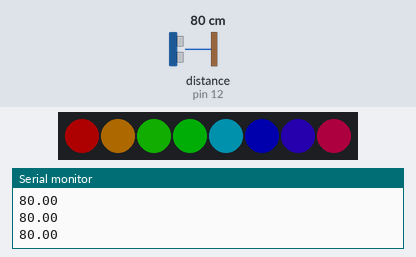
Recording of a sketch running on a simulated Arduino Uno, built with avr-gcc and run on an emulated ATmega328P. Shown: 8 RGB LEDs in strip order, left to right, the last lines printed to the serial monitor. The inputs (shaded band) are chosen by the test bench; at power-on: distance to the obstacle (sensor on pin 12) 80 cm. Dim RGB values are drawn brighter than linear.

Above: at 1.2 s.
1.3 s: distance to the obstacle (sensor on pin 12) set to 2 cm
At 2.2 s:
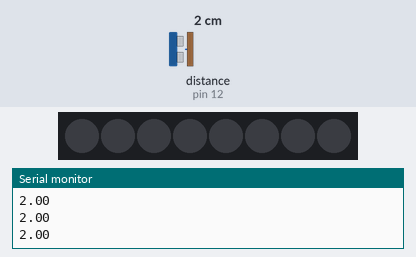
2.8 s: distance to the obstacle (sensor on pin 12) set to 8 cm
4.3 s: distance to the obstacle (sensor on pin 12) set to 11 cm
At 4.51 s:
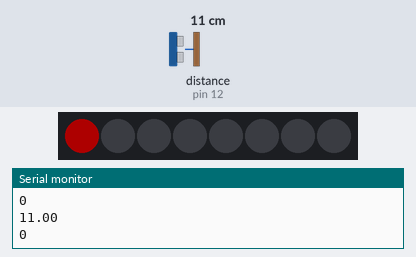
6.6 s: distance to the obstacle (sensor on pin 12) set to 18 cm
At 6.96 s:
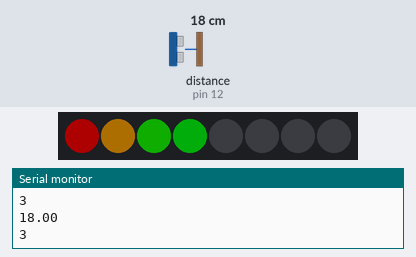
9.2 s: distance to the obstacle (sensor on pin 12) set to 35 cm
At 11.25 s:
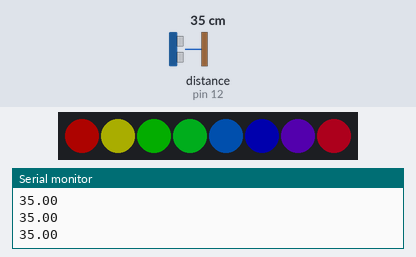
12.2 s: distance to the obstacle (sensor on pin 12) set to 27 cm
At 12.48 s:
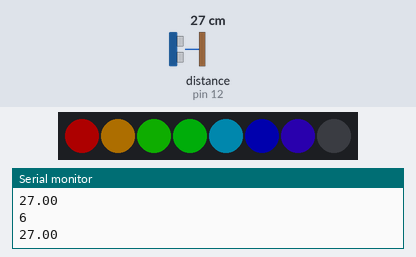
Timing chart, 0 to 62.2 s (numbered marks = the images above; inputs shaded):
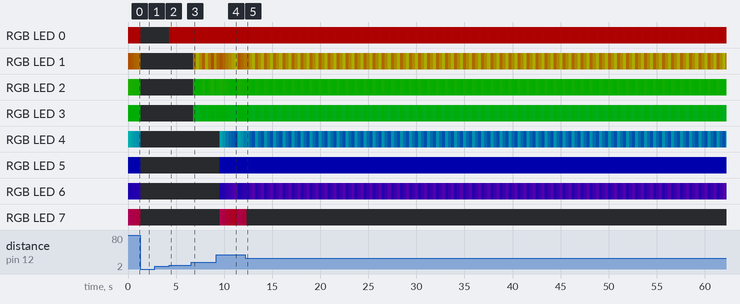

The sketch:

distanceRainbow.ino
```cpp
#include <HCSR04.h>
UltraSonicDistanceSensor distanceSensor(13, 12);

#include <Adafruit_NeoPixel.h>
#ifdef __AVR__
 #include <avr/power.h> // Required for 16 MHz Adafruit Trinket
#endif

// Which pin on the Arduino is connected to the NeoPixels?
// On a Trinket or Gemma we suggest changing this to 1:
#define LED_PIN    6

// How many NeoPixels are attached to the Arduino?
#define LED_COUNT 8

// Declare our NeoPixel strip object:
Adafruit_NeoPixel strip(LED_COUNT, LED_PIN, NEO_GRB + NEO_KHZ800);
// Argument 1 = Number of pixels in NeoPixel strip
// Argument 2 = Arduino pin number (most are valid)
// Argument 3 = Pixel type flags, add together as needed:
//   NEO_KHZ800  800 KHz bitstream (most NeoPixel products w/WS2812 LEDs)
//   NEO_KHZ400  400 KHz (classic 'v1' (not v2) FLORA pixels, WS2811 drivers)
//   NEO_GRB     Pixels are wired for GRB bitstream (most NeoPixel products)
//   NEO_RGB     Pixels are wired for RGB bitstream (v1 FLORA pixels, not v2)
//   NEO_RGBW    Pixels are wired for RGBW bitstream (NeoPixel RGBW products)


void setup() {
  Serial.begin(9600);
 //pinMode(3, OUTPUT);

  #if defined(__AVR_ATtiny85__) && (F_CPU == 16000000)
  clock_prescale_set(clock_div_1);
#endif
  // END of Trinket-specific code.

  strip.begin();           // INITIALIZE NeoPixel strip object (REQUIRED)
  strip.show();            // Turn OFF all pixels ASAP
  strip.setBrightness(50);


}

void loop() {

  float distance = distanceSensor.measureDistanceCm() ;
  Serial.println(distance);

if (distance > 0){
  if (distance>=10 && distance < 30 ){
    //digitalWrite(3, LOW);
    strip.clear();
    int j = map(distance,10, 30, 0, strip.numPixels());
    Serial.println(j);
    for(long firstPixelHue = 0; firstPixelHue < 3072; firstPixelHue += 256) {
    for(int i=0; i<=j; i++) { // For each pixel in strip...
    int pixelHue = firstPixelHue + (i * 65536L / strip.numPixels());
    strip.setPixelColor(i, strip.gamma32(strip.ColorHSV(pixelHue)));         //  Set pixel's color (in RAM)

     }
    strip.show();
    delay(10);
  }

}else if (distance >= 30){
    for(long firstPixelHue = 0; firstPixelHue < 3072; firstPixelHue += 256) {
    for (int i=0; i<strip.numPixels(); i++){
    int pixelHue = firstPixelHue + (i * 65536L / strip.numPixels());
    strip.setPixelColor(i, strip.gamma32(strip.ColorHSV(pixelHue)));         //  Set pixel's color (in RAM)

      }
       strip.show();
       delay(1);
    }

}else {
    //digitalWrite(3, HIGH);
    for (int i=0; i<strip.numPixels(); i++){
     strip.clear();
     strip.show();
    }
  }
}
}
```

Measured:
- the behaviour switches between 9 and 10 cm on distance to the obstacle (sensor on pin 12) (found by bisection; images 1 and 2)
- after the input at 1.3 s, the LEDs: change at once (image 1)
- after the input at 4.3 s, RGB LED 0: alternates RGB(50, 1, 0) for 0.03 s and RGB(50, 0, 0) for 0.40 s, starting at once; the LEDs: change at once (image 2)
- after the input at 6.6 s, the LEDs: change after 0.21 s (image 3)
- after the input at 9.2 s, the LEDs: first differ from a run without the input after 0.35 s (image 4 shows a later state)
- after the input at 12.2 s, the LEDs: change after 0.13 s (image 5)
